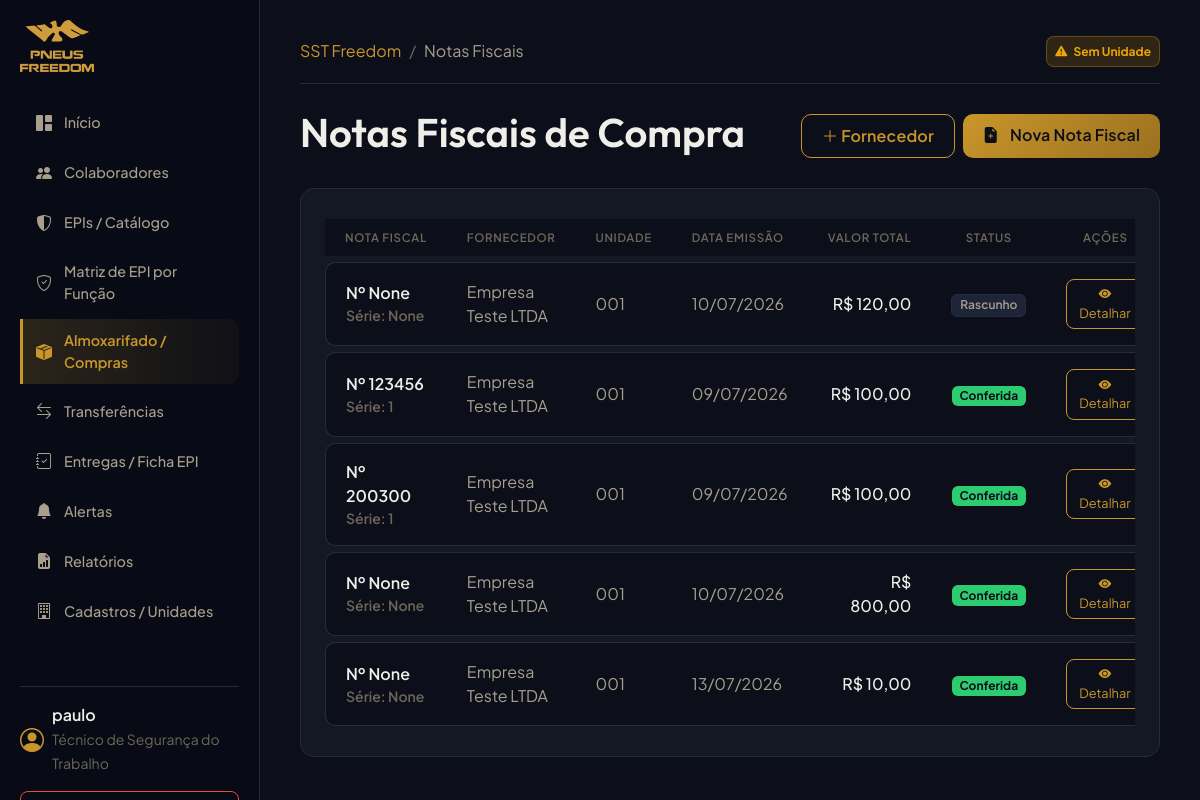
The page /inventory/nfs/ (signed in) on the database as committed earlier.
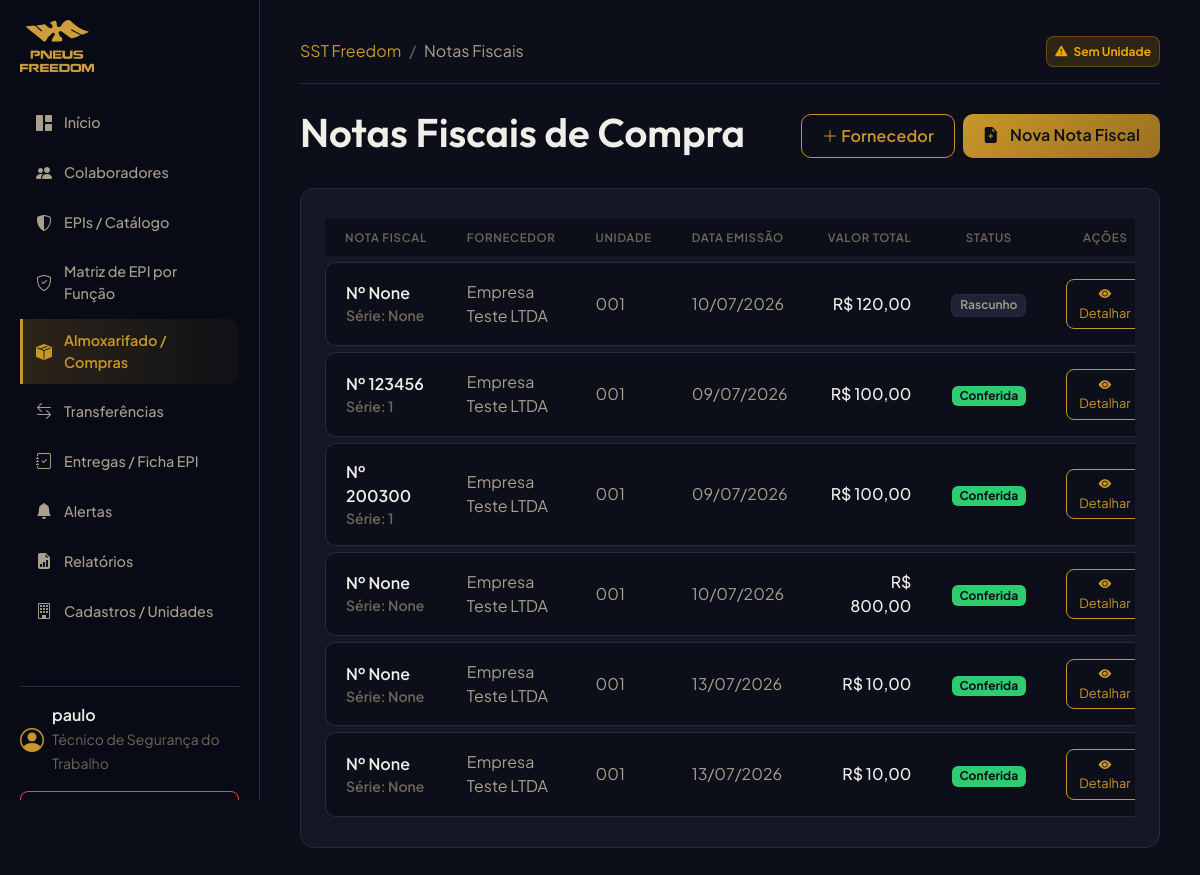
The same page on the database as committed later.
### inventory/models.py (models this page shows, shortened)
class FiscalNote(models.Model):
    TIPO_CHOICES = (
        ('NOTA_FISCAL', 'Nota Fiscal'),
        ('RECIBO', 'Recibo'),
        ('SEM_DOCUMENTO', 'Sem documento'),
        ('OUTRO', 'Outro'),
    )
    STATUS_CHOICES = (
        ('RASCUNHO', 'Rascunho'),
        ('CONFERIDA', 'Conferida (Confirmada)'),
        ('CANCELADA', 'Cancelada'),
    )
    supplier = models.ForeignKey(Supplier, on_delete=models.PROTECT, related_name='fiscal_notes', verbose_name="Fornecedor")
    unit = models.ForeignKey(Unit, on_delete=models.PROTECT, related_name='fiscal_notes', verbose_name="Unidade Recebedora")
    tipo = models.CharField(max_length=20, choices=TIPO_CHOICES, default='NOTA_FISCAL', verbose_name="Tipo de Documento")
    numero = models.CharField(max_length=50, blank=True, null=True, verbose_name="Número do Documento")
    serie = models.CharField(max_length=10, blank=True, null=True, verbose_name="Série")
    chave_acesso = models.CharField(max_length=44, blank=True, null=True, verbose_name="Chave de Acesso")
    data_emissao = models.DateField(verbose_name="Data de Emissão")
    data_recebimento = models.DateField(verbose_name="Data de Recebimento")
    centro_custo = models.ForeignKey(CostCenter, on_delete=models.PROTECT, related_name='fiscal_notes', verbose_name="Centro de Custo")
    frete = models.DecimalField(max_digits=10, decimal_places=2, default=0.00, verbose_name="Valor do Frete")
    desconto = models.DecimalField(max_digits=10, decimal_places=2, default=0.00, verbose_name="Valor do Desconto")
    valor_total = models.DecimalField(max_digits=12, decimal_places=2, verbose_name="Valor Total")
    documento_anexo = models.FileField(upload_to='uploads/nfs/', blank=True, null=True, verbose_name="Documento Anexado")
    observacoes = models.TextField(blank=True, null=True, verbose_name="Observações")
    status = models.CharField(max_length=20, choices=STATUS_CHOICES, default='RASCUNHO', verbose_name="Status")
    usuario = models.ForeignKey(settings.AUTH_USER_MODEL, on_delete=models.PROTECT, related_name='fiscal_notes', verbose_name="Registrado por")
    criado_em = models.DateTimeField(auto_now_add=True, verbose_name="Criado em")
    atualizado_em = models.DateTimeField(auto_now=True, verbose_name="Atualizado em")
    class Meta:
        verbose_name = "Nota Fiscal"
        verbose_name_plural = "Notas Fiscais"
        unique_together = ('supplier', 'numero', 'serie')

class Supplier(models.Model):
    razao_social = models.CharField(max_length=255, verbose_name="Razão Social")
    cnpj_cpf = models.CharField(max_length=18, unique=True, verbose_name="CNPJ/CPF")
    contato = models.CharField(max_length=100, blank=True, null=True, verbose_name="Nome de Contato")
    telefone = models.CharField(max_length=20, blank=True, null=True, verbose_name="Telefone")
    email = models.EmailField(blank=True, null=True, verbose_name="E-mail")
    ativo = models.BooleanField(default=True, verbose_name="Ativo")
    class Meta:
        verbose_name = "Fornecedor"
        verbose_name_plural = "Fornecedores"

### organizations/models.py (models this page shows, shortened)
class Unit(models.Model):
    company = models.ForeignKey(Company, on_delete=models.PROTECT, related_name='units', verbose_name="Empresa")
    codigo = models.CharField(max_length=50, unique=True, verbose_name="Código da Unidade")
    nome = models.CharField(max_length=255, verbose_name="Nome da Unidade")
    cidade = models.CharField(max_length=100, verbose_name="Cidade")
    estado = models.CharField(max_length=2, verbose_name="UF")
    ativo = models.BooleanField(default=True, verbose_name="Ativo")
    class Meta:
        verbose_name = "Unidade"
        verbose_name_plural = "Unidades"

### inventory/views.py (the view)
# urls.py: path('nfs/', FiscalNoteListView.as_view(), name='fiscal_note_list'),
class FiscalNoteListView(LoginRequiredMixin, ListView):
    model = FiscalNote
    template_name = "inventory/nfs_list.html"
    context_object_name = "notes"
    def get_queryset(self):
        user = self.request.user
        user_units = user.units.all()
        if user.is_superuser and not user_units.exists():
            from organizations.models import Unit
            user_units = Unit.objects.all()
        return FiscalNote.objects.filter(unit__in=user_units).select_related('supplier', 'unit', 'centro_custo')

### accounts/models.py (called while the page is built)
    def is_tecnico(self):
        return self.profile_type == self.TECNICO_SST or self.is_superuser

    def is_almoxarife(self):
        return self.profile_type == self.ALMOXARIFE or self.is_superuser

### templates/inventory/nfs_list.html (shortened to what this page needs)
{% extends "base.html" %}
{% block breadcrumbs %}
<li class="breadcrumb-item active text-secondary" aria-current="page">Notas Fiscais</li>
{% endblock %}
{% block content %}
<div class="d-flex justify-content-between align-items-center mb-4">
    <h1>Notas Fiscais de Compra</h1>
    <div class="d-flex gap-2">
        <a href="{% url 'supplier_create' %}" class="btn btn-outline-primary btn-premium">
            <i class="bi bi-plus-lg"></i> Fornecedor
        </a>
        <a href="{% url 'fiscal_note_create' %}" class="btn btn-premium btn-premium-primary">
            <i class="bi bi-file-earmark-plus-fill me-2"></i> Nova Nota Fiscal
        </a>
    </div>
</div>
<div class="card-premium">
    <div class="table-responsive">
        <table class="table table-premium mb-0">
            <thead>
                <tr>
                    <th class="text-muted border-0">Nota Fiscal</th>
                    <th class="text-muted border-0">Fornecedor</th>
                    <th class="text-muted border-0">Unidade</th>
                    <th class="text-muted border-0">Data Emissão</th>
                    <th class="text-muted border-0 text-end">Valor Total</th>
                    <th class="text-muted border-0 text-center">Status</th>
                    <th class="text-muted border-0 text-center">Ações</th>
                </tr>
            </thead>
            <tbody>
                {% for note in notes %}
                <tr>
                    <td class="text-light fw-semibold">
                        Nº {{ note.numero }}
                        <small class="text-muted d-block">Série: {{ note.serie }}</small>
                    </td>
                    <td>{{ note.supplier.razao_social }}</td>
                    <td>{{ note.unit.codigo }}</td>
                    <td>{{ note.data_emissao|date:"d/m/Y" }}</td>
                    <td class="text-end text-light fw-medium">R$ {{ note.valor_total|floatformat:2 }}</td>
                    <td class="text-center">
                        {% if note.status == 'RASCUNHO' %}
                        <span class="badge bg-secondary">Rascunho</span>
                        {% elif note.status == 'CONFERIDA' %}
                        <span class="badge bg-success">Conferida</span>
                        {% else %}
                        <span class="badge bg-danger">Cancelada</span>
                        {% endif %}
                    </td>
                    <td class="text-center">
                        <a href="{% url 'fiscal_note_detail' note.id %}" class="btn btn-sm btn-outline-primary rounded-3">
                            <i class="bi bi-eye-fill"></i> Detalhar
                        </a>
                    </td>
                </tr>
                {% empty %}
                <tr>
                    <td colspan="7" class="text-center text-muted border-0 py-4">Nenhuma nota fiscal registrada.</td>
                </tr>
                {% endfor %}
            </tbody>
        </table>
    </div>
</div>
{% endblock %}

### templates/base.html (shortened to what the changed rows need)
<!DOCTYPE html>
<html lang="pt-br">
<head>
    <link href="https://cdn.jsdelivr.net/npm/bootstrap@5.3.2/dist/css/bootstrap.min.css" rel="stylesheet">
    <link href="https://cdn.jsdelivr.net/npm/bootstrap-icons@1.11.1/font/bootstrap-icons.css" rel="stylesheet">
    {% load static %}
    <link rel="stylesheet" href="{% static 'css/custom.css' %}">
</head>
<body>
    <div class="sidebar-wrapper" id="sidebar">
        <nav class="nav flex-column">
            <div class="mt-5 border-top pt-3" style="border-color: var(--border-default) !important;">
                <form action="{% url 'logout' %}" method="post" class="w-100 m-0">
                    <button type="submit" class="btn btn-outline-danger w-100 btn-sm rounded-3">
                        <i class="bi bi-box-arrow-right"></i> Sair
                    </button>
                </form>
            </div>
        </nav>
    </div>
    <div class="main-content">
        <main class="animate-fade-in">
            {% block content %}{% endblock %}
        </main>
    </div>
</body>
</html>

Rows that differ between the two databases and show on the page:
added FiscalNote: numero "None", serie "None", supplier.razao_social "Empresa Teste LTDA", unit.codigo "001", data_emissao "13/07/2026", valor_total "10,00", status "Conferida"
